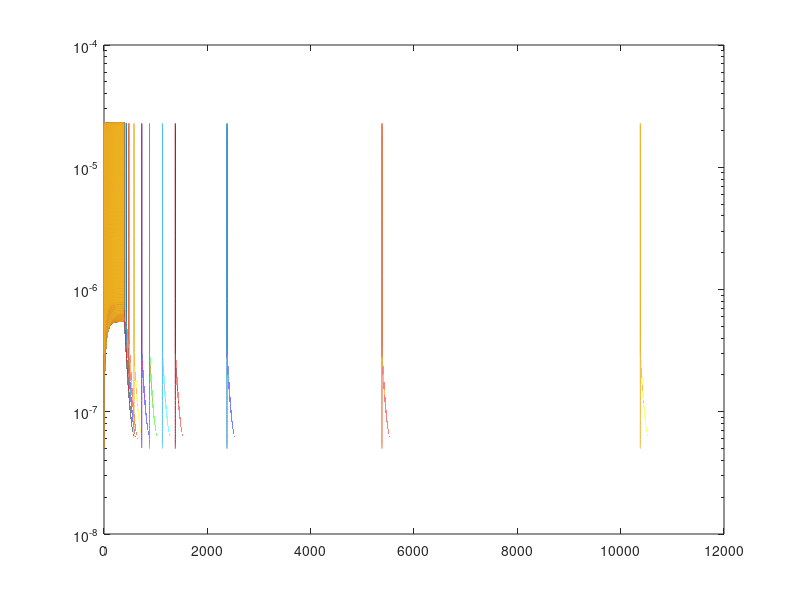

This chart was generated by the following MATLAB code:
Ca_rest = 50e-9;
T_Ca_decay = 48;
Ca_residual = 250e-9;
Ca_spike = 22.5e-6;
FWHM = .5;
mu = 2*FWHM;
sigma = FWHM/2.35;
delta_t = 0.01;

%make 1hz
stimulus_times = linspace(0,1000*19,20);
max_time = stimulus_times(end) + stimulus_times(2)*10;

ts = linspace(0,max_time,max_time/delta_t + 1);
Ca_sim = zeros(1,length(ts));
Ca_sim = Ca_sim + Ca_rest;
   
for i = 1
    
    stimulus_times_2 = stimulus_times;
    for t = 1:length(stimulus_times_2) %simulate calcium influx

        spike_start_index = round(stimulus_times_2(t)/delta_t) + 1; %if 1st stim is at t=0 index should be one, round is necessary due to IEEE fp returning scientific notation ocasionally
        spike_peak_index = round((stimulus_times_2(t)+mu)/delta_t) + 1;

        Ca_sim(i,spike_start_index:end) = Ca_sim(i,spike_start_index:end) + Ca_spike*exp(-1*((ts(1:end - spike_start_index + 1) - mu)/sigma).^2/2); %if 1st stim is at t=0 index should be one

        Ca_sim(i,spike_peak_index:end) = Ca_sim(i,spike_peak_index:end) + Ca_residual*exp(-1*ts(1:end - spike_peak_index + 1)/T_Ca_decay); 
    end
end
semilogy(ts,Ca_sim);
save('CF1HzCa.mat','Ca_sim');

%make 10hz
stimulus_times = linspace(0,100*19,20);
max_time = stimulus_times(end) + stimulus_times(2)*10;

ts = linspace(0,max_time,max_time/delta_t + 1);
Ca_sim = zeros(1,length(ts));
Ca_sim = Ca_sim + Ca_rest;
   
for i = 1
    
    stimulus_times_2 = stimulus_times;
    for t = 1:length(stimulus_times_2) %simulate calcium influx

        spike_start_index = round(stimulus_times_2(t)/delta_t) + 1; %if 1st stim is at t=0 index should be one, round is necessary due to IEEE fp returning scientific notation ocasionally
        spike_peak_index = round((stimulus_times_2(t)+mu)/delta_t) + 1;

        Ca_sim(i,spike_start_index:end) = Ca_sim(i,spike_start_index:end) + Ca_spike*exp(-1*((ts(1:end - spike_start_index + 1) - mu)/sigma).^2/2); %if 1st stim is at t=0 index should be one

        Ca_sim(i,spike_peak_index:end) = Ca_sim(i,spike_peak_index:end) + Ca_residual*exp(-1*ts(1:end - spike_peak_index + 1)/T_Ca_decay); 
    end
end
semilogy(ts,Ca_sim);
save('CF10HzCa.mat','Ca_sim');

%make 20hz
stimulus_times = linspace(0,50*19,20);
max_time = stimulus_times(end) + stimulus_times(2)*10;

ts = linspace(0,max_time,max_time/delta_t + 1);
Ca_sim = zeros(1,length(ts));
Ca_sim = Ca_sim + Ca_rest;
   
for i = 1
    
    stimulus_times_2 = stimulus_times;
    for t = 1:length(stimulus_times_2) %simulate calcium influx

        spike_start_index = round(stimulus_times_2(t)/delta_t) + 1; %if 1st stim is at t=0 index should be one, round is necessary due to IEEE fp returning scientific notation ocasionally
        spike_peak_index = round((stimulus_times_2(t)+mu)/delta_t) + 1;

        Ca_sim(i,spike_start_index:end) = Ca_sim(i,spike_start_index:end) + Ca_spike*exp(-1*((ts(1:end - spike_start_index + 1) - mu)/sigma).^2/2); %if 1st stim is at t=0 index should be one

        Ca_sim(i,spike_peak_index:end) = Ca_sim(i,spike_peak_index:end) + Ca_residual*exp(-1*ts(1:end - spike_peak_index + 1)/T_Ca_decay); 
    end
end
semilogy(ts,Ca_sim);
save('CF20HzCa.mat','Ca_sim');

%make 50hz w/50hz rec
stimulus_times = linspace(0,20*19,20);
Recovery = [50 100 200 350 500 750 1000 2000 5000 10000];
max_time = stimulus_times(end) + stimulus_times(2)*10 + Recovery(end); 

ts = linspace(0,max_time,max_time/delta_t + 1);
Ca_sim = zeros(length(Recovery),length(ts));
Ca_sim = Ca_sim + Ca_rest;
   
for i = 1:length(Recovery)
    
    stimulus_times_2 = [stimulus_times stimulus_times(end)+Recovery(i)];
 
    for t = 1:length(stimulus_times_2) %simulate calcium influx

        spike_start_index = round(stimulus_times_2(t)/delta_t) + 1; %if 1st stim is at t=0 index should be one, round is necessary due to IEEE fp returning scientific notation ocasionally
        spike_peak_index = round((stimulus_times_2(t)+mu)/delta_t) + 1;

        Ca_sim(i,spike_start_index:end) = Ca_sim(i,spike_start_index:end) + Ca_spike*exp(-1*((ts(1:end - spike_start_index + 1) - mu)/sigma).^2/2); %if 1st stim is at t=0 index should be one

        Ca_sim(i,spike_peak_index:end) = Ca_sim(i,spike_peak_index:end) + Ca_residual*exp(-1*ts(1:end - spike_peak_index + 1)/T_Ca_decay); 
    end
end
semilogy(ts,Ca_sim);
save('CF50HzCa.mat','Ca_sim');
